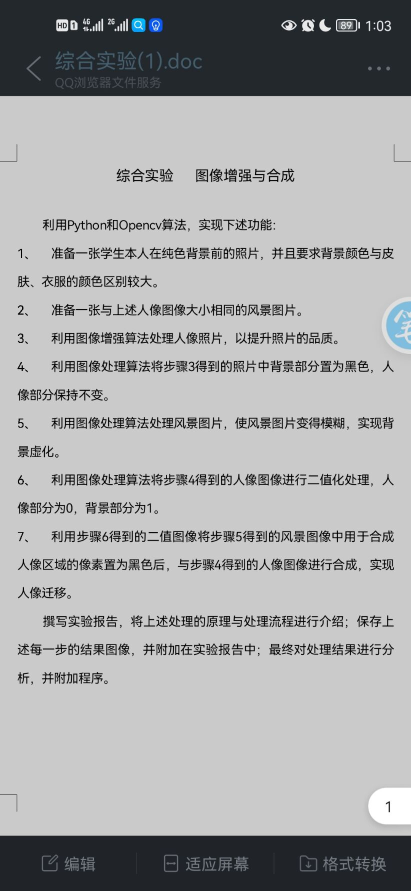
#> input picture 图像增强实验 人像/note.jpg, 822 x 1781 px, given in place of man.jpg, which was not available (shown at 1/2 size)
$ python main.py
#> lines starting #> are read from the running program, lines starting #| are printed output that depends on the picture; after the words box and inside, x2 and y2 are one past the last pixel; in counts of white or black regions, pixels touching at a corner belong together; pictures that were not available may be replaced by others from this repository, and a replacement may not be noted
import cv2 as cv
import numpy as np

# 读取图片
man = cv.imread("man.jpg")
#> man is the input picture: shape (1781, 822, 3); mean B, G, R 167.8, 166.9, 165.9
backGround = cv.imread("backGround.jpg")
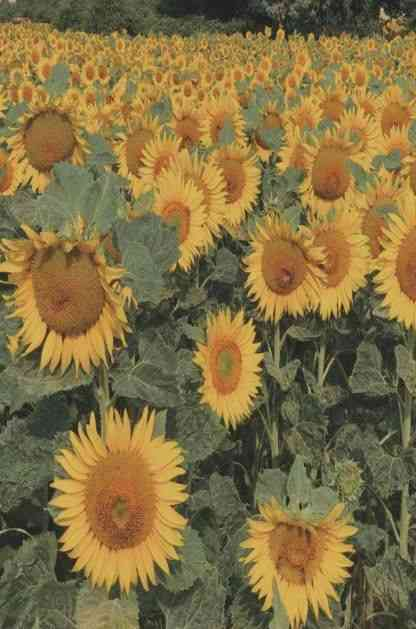
#> input picture 图像增强实验 人像/backGround.jpg, 416 x 629 px
#> backGround is the input picture: shape (629, 416, 3); mean B, G, R 67.3, 112.2, 130.8
# 读取图片长宽
x, y = man.shape[0:2]
#> x = 1781; y = 822
# 调整背景尺寸与头像图片相同
backGround = cv.resize(backGround, (y, x))
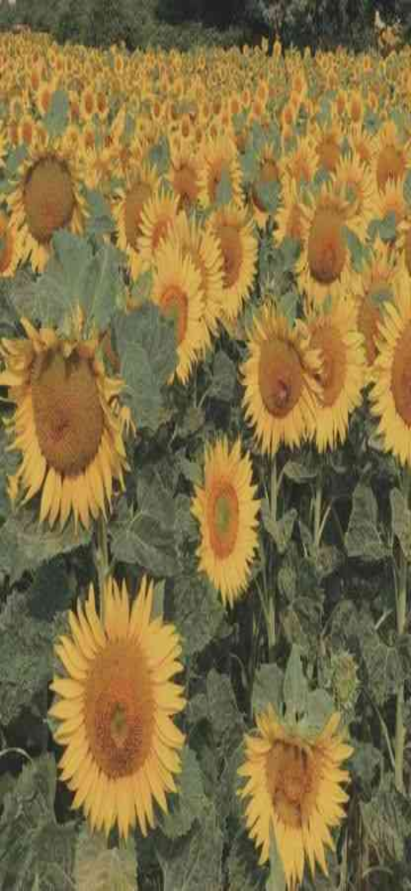
#> backGround: shape (1781, 822, 3) (shown at 1/2 size); mean B, G, R 67.1, 112, 130.6
h, w, c = man.shape
#> h = 1781; w = 822; c = 3
# 显示原始图片
cv.imshow("task", man)

# 图像锐化增强图片质量
kernel = np.array([[0, -1, 0], [-1, 5, -1], [0, -1, 0]], np.float32)  # 定义卷积核
man = cv.filter2D(man, -1, kernel=kernel)  # 参数：src, depth, kernel
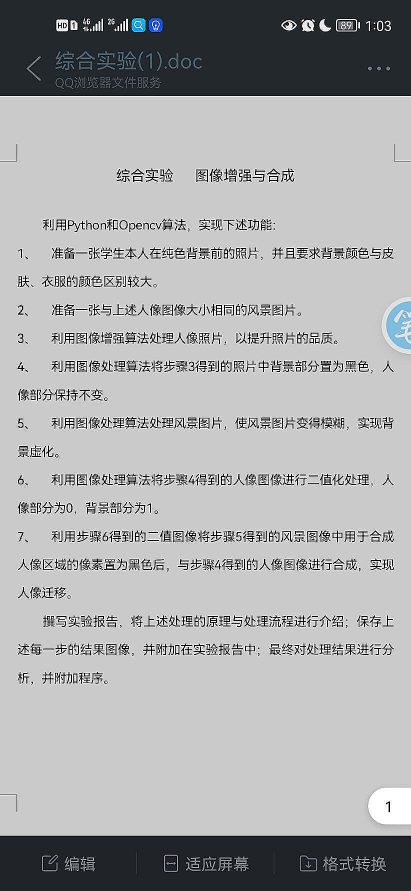
#> man: shape (1781, 822, 3) (shown at 1/2 size); mean B, G, R 170.2, 169.3, 168.4

# 中值滤波去噪
man = cv.medianBlur(man, 3)

# 显示并保存提高后的图片
cv.imshow("task", man)
cv.waitKey(0)
cv.imwrite("task3.png", man)
simplenum = h * w
#> simplenum = 1463982

# 将图片转换为点保存
points = np.zeros((simplenum, c), np.float32)
index = 0
for i in range(h):
    for j in range(w):
        index = i * w + j
        points[index][0] = man[i][j][0]
        points[index][1] = man[i][j][1]
        points[index][2] = man[i][j][2]

# 通过k均值聚类完成前后背景分离,即人身分割出来从原图像,属于kmeans中的单特征数据
clusternum = 4
# 终止标准  type, max_iter = 10 , epsilon = 0.1 最大迭代次数与要求的精度
criteria = (cv.TERM_CRITERIA_EPS + cv.TERM_CRITERIA_MAX_ITER, 10, 0.1)
ret, label, center = cv.kmeans(points, clusternum, None, criteria, 10, cv.KMEANS_PP_CENTERS)  # criteria:迭代终止条件
#> ret = 360702753.9; center = [[203.4, 203.3, 203.2], [36.63, 32.85, 29.21], [242.7, 242.6, 242.5], [121.7, 114.6, 106.6]]
'''
1. ret紧凑度：它是每个点到其相应中心的平方距离的总和。
2. label标签：这是标签数组，其中每个元素标记为“0”，“ 1” .....
3. center中心：这是群集中心的阵列。
'''

# 生产掩模
mask = np.zeros((h, w), np.uint8)
index = w * 2 + 5
#> index = 1649
dst = man.copy()
new_index = label[index]
#> new_index = [1]
for i in range(h):
    for j in range(w):
        index = i * w + j
        label1 = label[index]
        if new_index == label1:
            mask[i][j] = 0
        else:
            mask[i][j] = 255
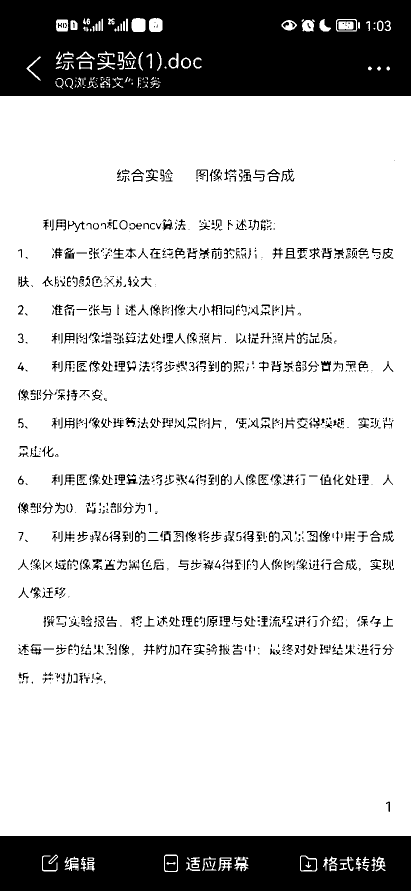
#> mask: shape (1781, 822) (shown at 1/2 size); 80.5% white; 1629 black regions (903 under 20 px), largest, box (x1, y1, x2, y2) and area: (0, 0, 822, 192) 147221, (0, 1672, 822, 1781) 83339, (330, 1712, 354, 1742) 656
cv.imshow("task", mask)
cv.waitKey(0)
# 显示原始的风景图片
cv.imshow("task", backGround)
cv.waitKey(0)

# 对风景图片进行高斯滤波 使之边模糊
backGround = cv.GaussianBlur(backGround, (9, 9), 0, 0)
# 显示模糊的风景图
cv.imshow("task", backGround)
cv.waitKey(0)
# 保存模糊的风景图
cv.imwrite("task5.png", backGround)
# 中值滤波去噪声
mask = cv.medianBlur(mask, 5)
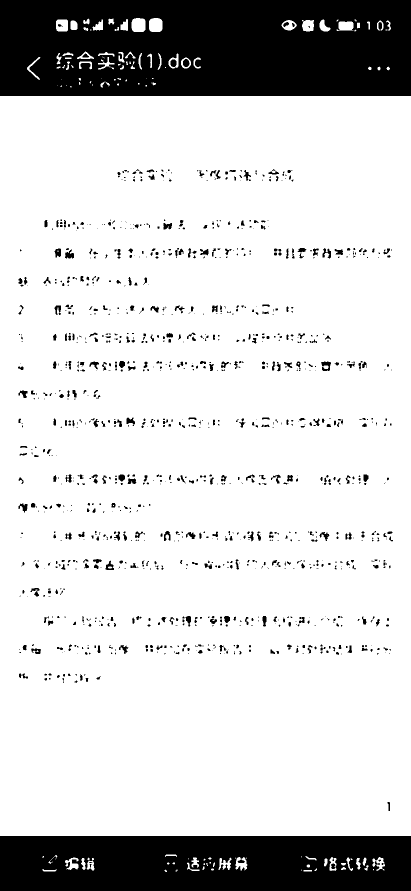
#> mask: shape (1781, 822) (shown at 1/2 size); 82.1% white; 1143 black regions (734 under 20 px), largest, box (x1, y1, x2, y2) and area: (0, 0, 822, 192) 149353, (0, 1672, 822, 1781) 86054, (642, 723, 662, 742) 236

# 将人像背景部分变为黑色
for i in range(h):
    for j in range(w):
        if mask[i][j] == 0:
            dst[i][j][0] = 0
            dst[i][j][1] = 0
            dst[i][j][2] = 0
        else:
            continue
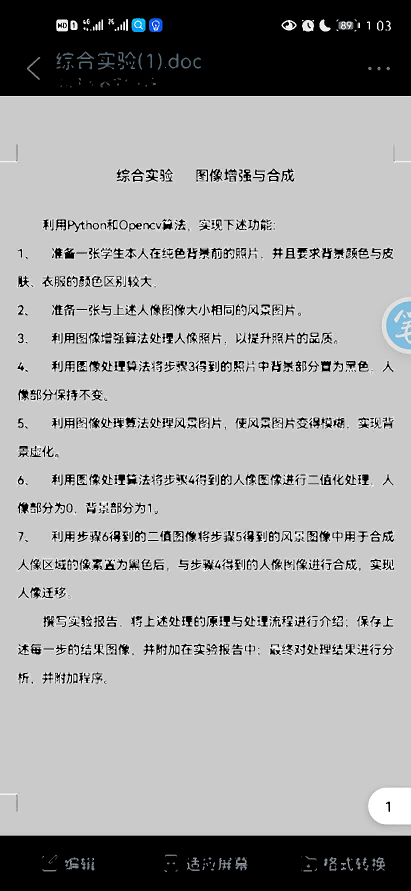
#> dst: shape (1781, 822, 3) (shown at 1/2 size); mean B, G, R 162.4, 162.2, 162

# 将人像与风景融合 把人像放入风景
for i in range(h):
    for j in range(w):
        if mask[i][j] == 255:
            backGround[i][j][0] = man[i][j][0]
            backGround[i][j][1] = man[i][j][1]
            backGround[i][j][2] = man[i][j][2]
        else:
            continue
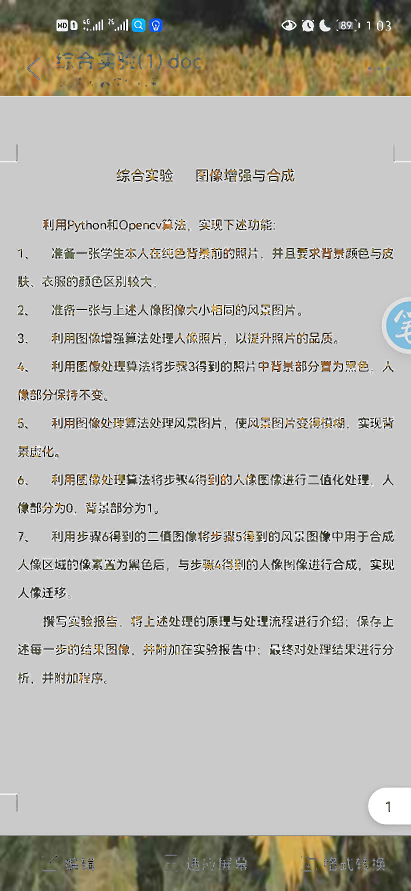
#> backGround: shape (1781, 822, 3) (shown at 1/2 size); mean B, G, R 174, 180.6, 182.4
# 中值滤波去噪声
dst = cv.medianBlur(dst, 3)
# 中背景部分置为黑色，人像部分保持不变
cv.imshow("task", dst)
cv.waitKey(0)
cv.imwrite("task4.png", dst)
# 人像图像进行二值化处理，人像部分为0，背景部分为1
cv.imshow("task", mask)
cv.waitKey(0)
cv.imwrite("task6.png", mask)
# 人像迁移
cv.imshow("task", backGround)
cv.waitKey(0)
cv.imwrite("task7.png", backGround)
# 按任意键退出
cv.waitKey(0)
cv.destroyAllWindows()
